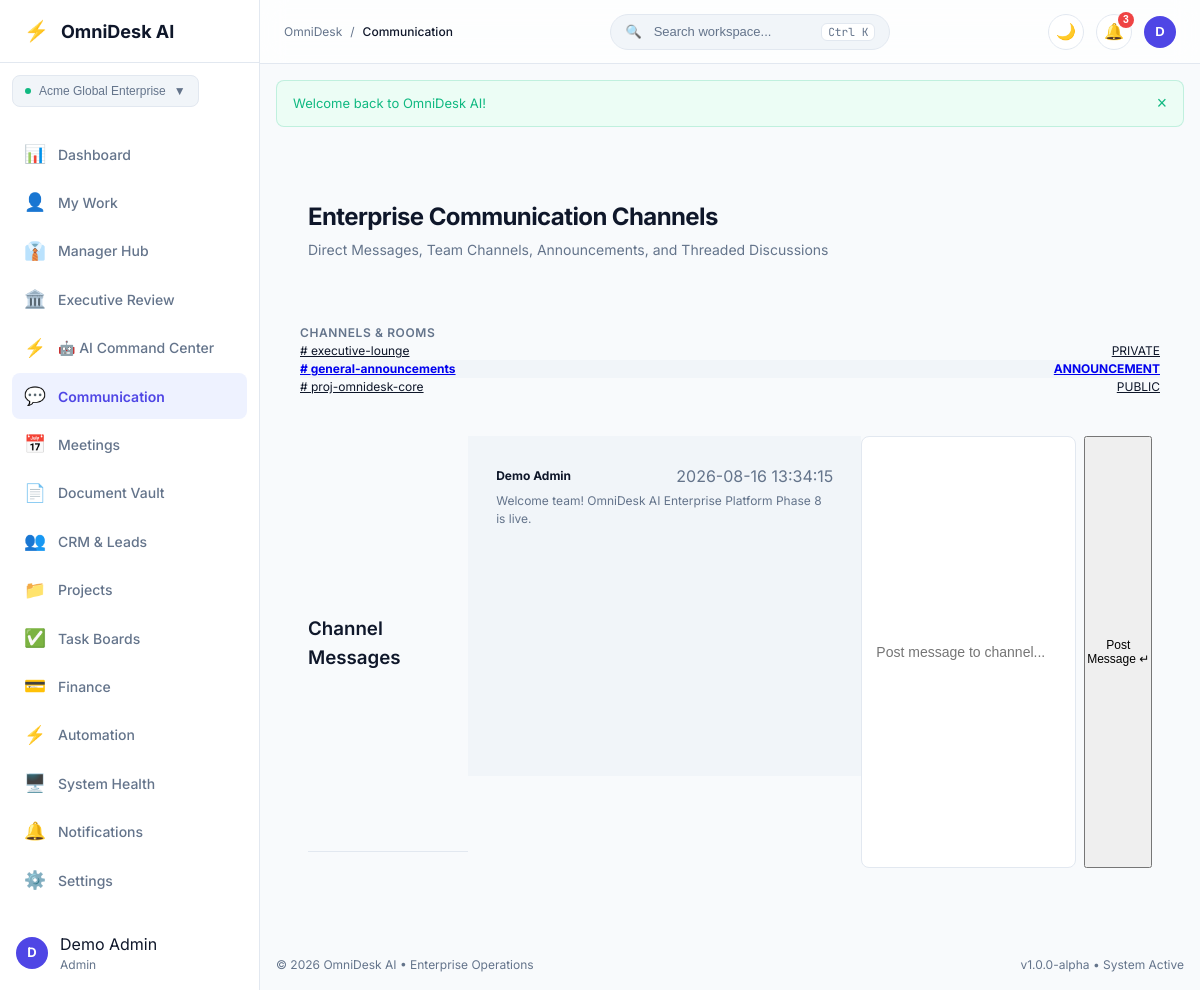
Screenshot of /communication (signed in) with the database file from the repository.
### tables this page shows
CREATE TABLE IF NOT EXISTS `workspaces` (
    `id`          INT UNSIGNED NOT NULL AUTO_INCREMENT,
    `name`        VARCHAR(100) NOT NULL,
    `slug`        VARCHAR(100) NOT NULL,
    `type`        VARCHAR(30)  NOT NULL DEFAULT 'company' COMMENT 'company | team | department | personal',
    `owner_id`    INT UNSIGNED NOT NULL,
    `created_at`  DATETIME     NOT NULL DEFAULT CURRENT_TIMESTAMP,
    `updated_at`  DATETIME     NOT NULL DEFAULT CURRENT_TIMESTAMP ON UPDATE CURRENT_TIMESTAMP,

    PRIMARY KEY (`id`),
    UNIQUE KEY `uq_workspaces_slug` (`slug`),
    KEY `idx_workspaces_owner` (`owner_id`),
    CONSTRAINT `fk_ws_owner` FOREIGN KEY (`owner_id`)
        REFERENCES `users` (`id`) ON DELETE CASCADE ON UPDATE CASCADE

);

CREATE TABLE IF NOT EXISTS `channels` (
    `id`           INT UNSIGNED NOT NULL AUTO_INCREMENT,
    `workspace_id` INT UNSIGNED NOT NULL,
    `name`         VARCHAR(100) NOT NULL,
    `type`         VARCHAR(30)  NOT NULL DEFAULT 'public' COMMENT 'public | private | announcement',
    `created_by`   INT UNSIGNED DEFAULT NULL,
    `created_at`   DATETIME     NOT NULL DEFAULT CURRENT_TIMESTAMP,

    PRIMARY KEY (`id`),
    UNIQUE KEY `uq_chan_ws_name` (`workspace_id`, `name`),
    CONSTRAINT `fk_chan_ws` FOREIGN KEY (`workspace_id`)
        REFERENCES `workspaces` (`id`) ON DELETE CASCADE ON UPDATE CASCADE
);

CREATE TABLE IF NOT EXISTS `chat_messages` (
    `id`               BIGINT UNSIGNED NOT NULL AUTO_INCREMENT,
    `workspace_id`     INT UNSIGNED    NOT NULL,
    `channel_id`       INT UNSIGNED    DEFAULT NULL,
    `sender_id`        INT UNSIGNED    NOT NULL,
    `recipient_id`     INT UNSIGNED    DEFAULT NULL,
    `message`          LONGTEXT        NOT NULL,
    `thread_parent_id` BIGINT UNSIGNED DEFAULT NULL,
    `is_pinned`        TINYINT(1)      NOT NULL DEFAULT 0,
    `created_at`       DATETIME        NOT NULL DEFAULT CURRENT_TIMESTAMP,

    PRIMARY KEY (`id`),
    KEY `idx_msg_chan` (`channel_id`),
    KEY `idx_msg_ws`   (`workspace_id`),
    CONSTRAINT `fk_msg_ws` FOREIGN KEY (`workspace_id`)
        REFERENCES `workspaces` (`id`) ON DELETE CASCADE ON UPDATE CASCADE,
    CONSTRAINT `fk_msg_sender` FOREIGN KEY (`sender_id`)
        REFERENCES `users` (`id`) ON DELETE CASCADE ON UPDATE CASCADE
);

### modules/Communication/views/index.php (the view, shortened to what the rows shown need)
<?php
$chans = $channels ?? [];
$msgs  = $messages ?? [];
$activeChan = $channelId ?? 1;
?>
<?php require_once MODULES_PATH . '/Shared/views/app_shell_start.php'; ?>
<div class="card card-glass p-6 mb-6">
    <div class="flex items-center justify-between flex-wrap gap-4">
        <div>
            <h1 class="text-2xl font-bold tracking-tight mb-1">Enterprise Communication Channels</h1>
            <p class="text-muted text-sm mb-0">Direct Messages, Team Channels, Announcements, and Threaded Discussions</p>
        </div>
    </div>
</div>
<div class="grid grid-cols-4 gap-6 mb-6">
    <div class="card p-4">
        <h3 class="font-semibold text-xs uppercase tracking-wider text-muted mb-3">Channels & Rooms</h3>
        <div class="space-y-1 text-xs">
            <?php foreach ($chans as $ch): ?>
                <a href="<?= url('/communication?channel_id=' . $ch['id']) ?>" class="block p-2 rounded flex items-center justify-between hover:bg-surface-subtle <?= (int)$ch['id'] === (int)$activeChan ? 'font-bold text-brand bg-surface-subtle' : 'text-main' ?>">
                    <span># <?= e($ch['name']) ?></span>
                    <span class="badge badge-secondary text-2xs uppercase"><?= e($ch['type']) ?></span>
                </a>
            <?php endforeach; ?>
        </div>
    </div>
    <div class="col-span-3 card p-6 flex flex-col" style="min-height: 480px;">
        <div class="flex items-center justify-between border-b pb-3 mb-4">
            <h3 class="font-semibold text-base">Channel Messages</h3>
        </div>
        <div class="flex-1 overflow-y-auto space-y-3 mb-4 p-4 rounded bg-surface-subtle border" style="max-height: 340px;">
            <?php if (!empty($msgs)): ?>
                <?php foreach ($msgs as $m): ?>
                    <div class="p-3 rounded bg-surface border">
                        <div class="flex justify-between items-center mb-1">
                            <strong class="text-main text-xs"><?= e($m['sender_name']) ?></strong>
                            <span class="text-2xs text-muted"><?= e($m['created_at']) ?></span>
                        </div>
                        <p class="text-xs text-muted mb-0"><?= e($m['message']) ?></p>
                    </div>
                <?php endforeach; ?>
            <?php else: ?>
                <div class="text-muted text-center py-8 text-xs">No messages posted to this channel yet.</div>
            <?php endif; ?>
        </div>
        <form action="<?= url('/communication/post') ?>" method="POST" class="flex gap-2 text-xs">
            <input type="text" name="message" class="form-input text-xs py-2 px-3 flex-1" placeholder="Post message to channel..." required>
            <button type="submit" class="btn btn-primary text-xs py-2 px-4">Post Message ↵</button>
        </form>
    </div>
</div>
<?php require_once MODULES_PATH . '/Shared/views/app_shell_end.php'; ?>

### core/Router.php (shortened to what the rows shown need)
<?php
class Router
{
    private array $routes = [
        'GET'  => [],
        'POST' => [],
    ];
    public function dispatch(): void
    {
        $method = strtoupper($_SERVER['REQUEST_METHOD'] ?? 'GET');
        $uri    = $this->normalizeUri($_SERVER['REQUEST_URI'] ?? '/');
        foreach ($this->routes[$method] as $pattern => $routeInfo) {
            $params = $this->matchRoute($pattern, $uri);
            if ($params !== null) {
                $this->callHandler($routeInfo['handler'], $params);
                return;
            }
        }
    }
    private function addRoute(string $method, string $path, callable|array $handler, array $middleware = []): void
    {
        $pattern = $this->pathToPattern($path);
        $this->routes[$method][$pattern] = [
            'handler'    => $handler,
            'middleware' => $middleware,
        ];
    }
    private function pathToPattern(string $path): string
    {
        $pattern = preg_replace_callback(
            '/\{([a-zA-Z_][a-zA-Z0-9_]*)\}/',
            fn($m) => '(?P<' . $m[1] . '>[^/]+)',
            $path
        );
        return '#^' . $pattern . '$#';
    }
    private function matchRoute(string $pattern, string $uri): ?array
    {
        if (!preg_match($pattern, $uri, $matches)) {
            return null;
        }
        return array_filter(
            $matches,
            fn($k) => is_string($k),
            ARRAY_FILTER_USE_KEY
        );
    }
    private function callHandler(callable|array $handler, array $params): void
    {
        if (is_array($handler)) {
            [$class, $method] = $handler;
            $instance = new $class();
            $instance->$method($params);
            return;
        }
    }
    private function normalizeUri(string $uri): string
    {
        $path = parse_url($uri, PHP_URL_PATH) ?? '/';
        $path = '/' . trim($path, '/');
        $path = preg_replace('#/+#', '/', $path);
        return $path === '' ? '/' : $path;
    }
}

### modules/Shared/views/app_shell_start.php (shortened to what the rows shown need)
<?php
$currentUser = \Core\Auth::user();
$currentRoute = parse_url($_SERVER['REQUEST_URI'] ?? '/', PHP_URL_PATH);
$navItems = [
    ['key' => 'dashboard',     'label' => 'Dashboard',          'icon' => '📊', 'url' => '/dashboard',         'perm' => 'dashboard.view'],
    ['key' => 'my-work',       'label' => 'My Work',            'icon' => '👤', 'url' => '/my-work',           'perm' => 'dashboard.view'],
    ['key' => 'manager',       'label' => 'Manager Hub',        'icon' => '👔', 'url' => '/manager',           'perm' => 'dashboard.view'],
    ['key' => 'executive',     'label' => 'Executive Review',   'icon' => '🏛️', 'url' => '/executive',         'perm' => 'dashboard.view'],
    ['key' => 'ai',            'label' => '🤖 AI Command Center','icon' => '⚡', 'url' => '/ai/command-center', 'perm' => 'dashboard.view'],
    ['key' => 'communication', 'label' => 'Communication',      'icon' => '💬', 'url' => '/communication',     'perm' => 'dashboard.view'],
    ['key' => 'meetings',      'label' => 'Meetings',           'icon' => '📅', 'url' => '/meetings',          'perm' => 'dashboard.view'],
    ['key' => 'documents',     'label' => 'Document Vault',     'icon' => '📄', 'url' => '/documents',         'perm' => 'documents.view'],
    ['key' => 'crm',           'label' => 'CRM & Leads',        'icon' => '👥', 'url' => '/crm',               'perm' => 'crm.view'],
    ['key' => 'projects',      'label' => 'Projects',           'icon' => '📁', 'url' => '/projects',          'perm' => 'projects.view'],
    ['key' => 'tasks',         'label' => 'Task Boards',        'icon' => '✅', 'url' => '/tasks',             'perm' => 'tasks.view'],
    ['key' => 'finance',       'label' => 'Finance',            'icon' => '💳', 'url' => '/finance',           'perm' => 'finance.view'],
    ['key' => 'automation',    'label' => 'Automation',         'icon' => '⚡', 'url' => '/automation',        'perm' => 'settings.view'],
    ['key' => 'operations',    'label' => 'System Health',      'icon' => '🖥️', 'url' => '/operations/health', 'perm' => 'settings.view'],
    ['key' => 'notifications', 'label' => 'Notifications',      'icon' => '🔔', 'url' => '/notifications',     'perm' => 'notifications.view'],
    ['key' => 'settings',      'label' => 'Settings',           'icon' => '⚙️', 'url' => '/settings',          'perm' => 'settings.view'],
];
?>
<?php require_once __DIR__ . '/header.php'; ?>
<body class="bg-app text-main antialiased app-body">
    <div class="app-layout">
        <aside class="app-sidebar" id="appSidebar">
            <div class="sidebar-header">
                <a href="<?= url('/dashboard') ?>" class="brand-link">
                    <span class="brand-icon">⚡</span>
                    <span class="brand-title"><?= e(APP_NAME) ?></span>
                </a>
            </div>
            <div class="sidebar-workspace p-3">
                <?php
                $currActiveWs = \Core\DashboardService::getActiveWorkspace($currentUser['id'] ?? 0);
                ?>
                <div class="dropdown-wrapper w-full">
                    <button type="button" class="workspace-badge w-full justify-between cursor-pointer" id="wsDropdownBtn">
                        <div class="flex items-center gap-2 truncate">
                            <span class="ws-dot"></span>
                            <span class="ws-name truncate font-medium"><?= e($currActiveWs['name']) ?></span>
                        </div>
                        <span class="text-xs text-muted">▼</span>
                    </button>
                </div>
            </div>
            <nav class="sidebar-nav">
                <ul class="nav-list">
                    <?php foreach ($navItems as $item): ?>
                        <?php if (\Core\Auth::hasPermission($item['perm'])): ?>
                            <?php $isActive = str_starts_with($currentRoute, $item['url']); ?>
                            <li class="nav-item">
                                <a href="<?= url($item['url']) ?>" class="nav-link <?= $isActive ? 'active' : '' ?>">
                                    <span class="nav-icon"><?= $item['icon'] ?></span>
                                    <span class="nav-label"><?= e($item['label']) ?></span>
                                </a>
                            </li>
                        <?php endif; ?>
                    <?php endforeach; ?>
                </ul>
            </nav>
            <div class="sidebar-footer p-4">
                <div class="user-pill flex items-center gap-3">
                    <div class="avatar-circle">
                        <?= e(strtoupper(substr($currentUser['first_name'] ?? 'U', 0, 1))) ?>
                    </div>
                    <div class="user-info flex-1 min-w-0">
                        <div class="user-name truncate"><?= e($currentUser['full_name'] ?? 'User') ?></div>
                        <div class="user-role text-xs text-muted capitalize"><?= e($currentUser['role'] ?? 'member') ?></div>
                    </div>
                </div>
            </div>
        </aside>
        <div class="app-main">
            <header class="app-topbar">
                <div class="topbar-left flex items-center gap-3">
                    <div class="breadcrumbs flex items-center gap-2 text-xs text-muted">
                        <span>OmniDesk</span>
                        <span>/</span>
                        <span class="text-main font-medium capitalize"><?= e(ltrim($currentRoute, '/') ?: 'Dashboard') ?></span>
                    </div>
                </div>
                <div class="topbar-center">
                    <button type="button" class="search-trigger" id="globalSearchBtn">
                        <span class="search-icon">🔍</span>
                        <span class="search-text">Search workspace...</span>
                        <kbd class="search-kbd">Ctrl K</kbd>
                    </button>
                </div>
                <div class="topbar-right flex items-center gap-3">
                    <button type="button" class="btn-icon" id="themeToggleBtn" title="Toggle Light/Dark Theme">
                        🌙
                    </button>
                    <div class="dropdown-wrapper">
                        <button type="button" class="btn-icon relative" id="notifBellBtn" title="Notifications">
                            🔔
                            <span class="notif-badge">3</span>
                        </button>
                    </div>
                    <div class="dropdown-wrapper">
                        <button type="button" class="user-avatar-btn" id="userMenuBtn">
                            <div class="avatar-sm">
                                <?= e(strtoupper(substr($currentUser['first_name'] ?? 'U', 0, 1))) ?>
                            </div>
                        </button>
                    </div>
                </div>
            </header>
            <?php $flashes = get_flash(); ?>
            <?php if (!empty($flashes)): ?>
                <div class="flash-container p-4">
                    <?php foreach ($flashes as $f): ?>
                        <div class="alert alert-<?= e($f['type']) ?> flex items-center justify-between mb-2">
                            <span><?= e($f['message']) ?></span>
                            <button type="button" onclick="this.parentElement.remove()" class="alert-close">&times;</button>
                        </div>
                    <?php endforeach; ?>
                </div>
            <?php endif; ?>
            <main class="app-content p-6">

### rows the page displays
workspaces: name "Acme Global Enterprise"
channels: name "executive-lounge", type "PRIVATE"
channels: name "general-announcements", type "ANNOUNCEMENT"
channels: name "proj-omnidesk-core", type "PUBLIC"
chat_messages: sender_name "Demo Admin", created_at "2026-08-16 13:34:15", message "Welcome team! OmniDesk AI Enterprise Platform Phase 8 is live."

### other values shown
$item['icon'] "📊"
$item['label'] "Dashboard"
$item['icon'] "👤"
$item['label'] "My Work"
$item['icon'] "👔"
$item['label'] "Manager Hub"
$item['icon'] "🏛️"
$item['label'] "Executive Review"
$item['icon'] "⚡"
$item['label'] "🤖 AI Command Center"
$item['icon'] "💬"
$item['label'] "Communication"
$item['icon'] "📅"
$item['label'] "Meetings"
$item['icon'] "📄"
